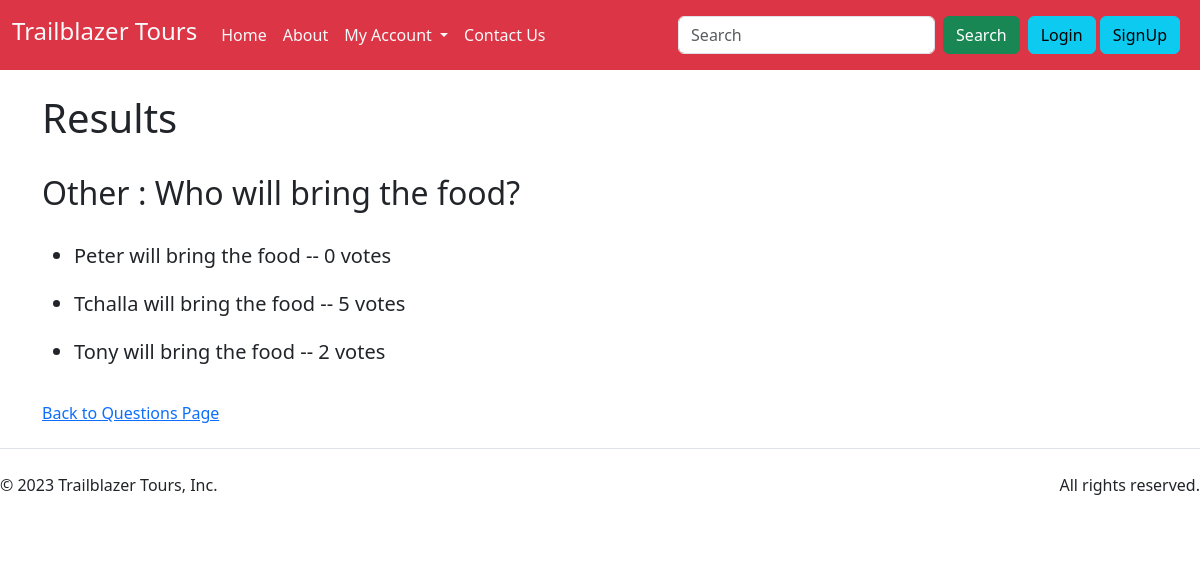
Before: /tour/polls/53/results/ with the older database file.
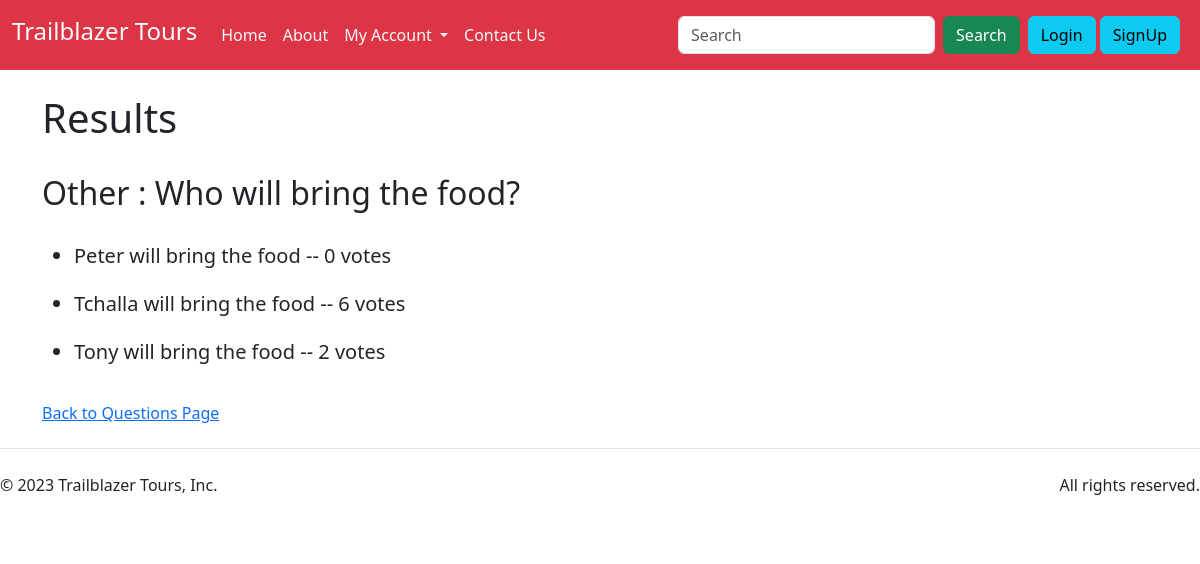
After: the same page with the newer database file.
### polls/models.py (models this page shows, shortened)
class Question(models.Model):
    trip = models.ForeignKey(Tour, on_delete=models.CASCADE)
    question_text = models.CharField(max_length=200)
    ques_type = models.CharField(max_length=100,default="Other")

class Choice(models.Model):
    question = models.ForeignKey(Question, on_delete=models.CASCADE)
    new_id = models.CharField(max_length= 50, default="")
    choice_text = models.CharField(max_length=200)
    votes = models.IntegerField(default=0)

### polls/views.py (the view)
# urls.py: path('<int:question_id>/results/',
def results(request, question_id):
    question = get_object_or_404(Question, pk=question_id)
    return render(request, 'polls/results.html', {'question': question})

### polls/templates/polls/results.html (shortened to what this page needs)
{% extends 'base.html' %}
{% block body %}
<div class="container my-4">
    <h1>Results</h1><br>
    <h2>{{question.ques_type}} : {{ question.question_text }}</h2><br>
    <h5>
        <ul>
            {% for choice in question.choice_set.all %}
            <li>{{ choice.choice_text }} -- {{ choice.votes }} vote{{ choice.votes|pluralize }}</li><br>
            {% endfor %}
        </ul>
    </h5>
    <a href="{% url 'polls:showQues' %}">
        <h6>Back to Questions Page</h6>
    </a>
</div>
{% endblock body %}

### templates/base.html (shortened to what this page needs)
<!doctype html>
<html lang="en">
<head>
    <link href="https://cdn.jsdelivr.net/npm/bootstrap@5.3.0-alpha1/dist/css/bootstrap.min.css" rel="stylesheet"
>
</head>
<body>
    <nav class="navbar bg-danger navbar-expand-lg">
        <div class="container-fluid">
            <a class="navbar-brand text-light" href="/index"><h4>Trailblazer Tours</h4></a>
            <div class="collapse navbar-collapse" id="navbarSupportedContent">
                <ul class="navbar-nav me-auto mb-2 mb-lg-0">
                    <li class="nav-item">
                        <a class="nav-link rounded-2 text-light" aria-current="page" href="/index">Home</a>
                    </li>
                    <li class="nav-item">
                        <a class="nav-link rounded-2 text-light" href="/about">About</a>
                    </li>
                    <li class="nav-item dropdown">
                        <a class="nav-link dropdown-toggle text-light" href="#" role="button" data-bs-toggle="dropdown"
                            aria-expanded="false">
                            My Account
                        </a>
                    </li>
                    <li class="nav-item">
                        <a class="nav-link rounded-2 text-light" href="/tour/contact">Contact Us</a>
                    </li>
                </ul>
                <form class="d-flex" role="search">
                    <input class="form-control me-2" type="search" placeholder="Search" aria-label="Search">
                    <button class="btn btn-success" type="submit">Search</button>
                </form>
                <div class="mx-2 my-2">
                    <a href="/loginPage" class="btn btn-info">Login</a>
                    <a href="/signupPage" class="btn btn-info">SignUp</a>
                </div>
            </div>
        </div>
    </nav>
    {% block body %}{% endblock body %}
    <footer>
        <div class="d-flex flex-column flex-sm-row justify-content-between py-4 my-4 border-top">
            <p>© 2023 Trailblazer Tours, Inc.</p>
            <p> All rights reserved.</p>
        </div>
    </footer>
</body>
</html>

Changed rows visible on the page:
changed Choice "Tchalla will bring the food": votes "5" → "6"
